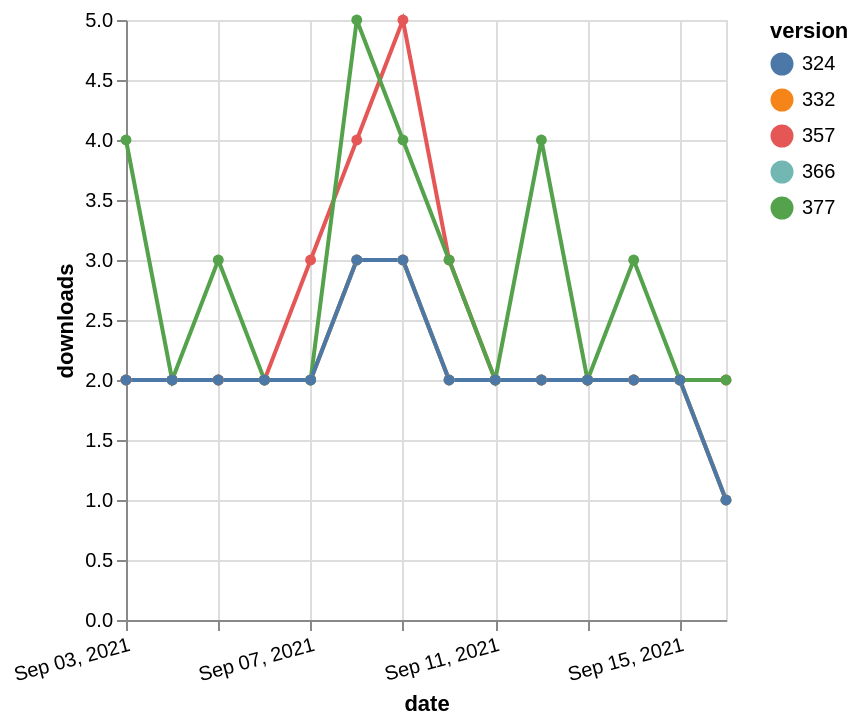

The Vega-Lite source for this figure:
### Vega-Lite specification from a JSON file in a GitHub repository (floating-point values rounded to 4 significant figures)
{"$schema": "https://vega.github.io/schema/vega-lite/v5.json", "description": "A simple bar chart with embedded data.", "data": {"values": [{"date": "2021-09-03", "total": 2380, "delta": 2, "version": "366"}, {"date": "2021-09-04", "total": 2382, "delta": 2, "version": "366"}, {"date": "2021-09-05", "total": 2384, "delta": 2, "version": "366"}, {"date": "2021-09-06", "total": 2386, "delta": 2, "version": "366"}, {"date": "2021-09-07", "total": 2388, "delta": 2, "version": "366"}, {"date": "2021-09-08", "total": 2391, "delta": 3, "version": "366"}, {"date": "2021-09-09", "total": 2394, "delta": 3, "version": "366"}, {"date": "2021-09-10", "total": 2396, "delta": 2, "version": "366"}, {"date": "2021-09-11", "total": 2398, "delta": 2, "version": "366"}, {"date": "2021-09-12", "total": 2400, "delta": 2, "version": "366"}, {"date": "2021-09-13", "total": 2402, "delta": 2, "version": "366"}, {"date": "2021-09-14", "total": 2404, "delta": 2, "version": "366"}, {"date": "2021-09-15", "total": 2406, "delta": 2, "version": "366"}, {"date": "2021-09-16", "total": 2407, "delta": 1, "version": "366"}, {"date": "2021-09-03", "total": 3018, "delta": 2, "version": "357"}, {"date": "2021-09-04", "total": 3020, "delta": 2, "version": "357"}, {"date": "2021-09-05", "total": 3022, "delta": 2, "version": "357"}, {"date": "2021-09-06", "total": 3024, "delta": 2, "version": "357"}, {"date": "2021-09-07", "total": 3027, "delta": 3, "version": "357"}, {"date": "2021-09-08", "total": 3031, "delta": 4, "version": "357"}, {"date": "2021-09-09", "total": 3036, "delta": 5, "version": "357"}, {"date": "2021-09-10", "total": 3039, "delta": 3, "version": "357"}, {"date": "2021-09-11", "total": 3041, "delta": 2, "version": "357"}, {"date": "2021-09-12", "total": 3043, "delta": 2, "version": "357"}, {"date": "2021-09-13", "total": 3045, "delta": 2, "version": "357"}, {"date": "2021-09-14", "total": 3047, "delta": 2, "version": "357"}, {"date": "2021-09-15", "total": 3049, "delta": 2, "version": "357"}, {"date": "2021-09-16", "total": 3051, "delta": 2, "version": "357"}, {"date": "2021-09-03", "total": 2796, "delta": 2, "version": "332"}, {"date": "2021-09-04", "total": 2798, "delta": 2, "version": "332"}, {"date": "2021-09-05", "total": 2800, "delta": 2, "version": "332"}, {"date": "2021-09-06", "total": 2802, "delta": 2, "version": "332"}, {"date": "2021-09-07", "total": 2804, "delta": 2, "version": "332"}, {"date": "2021-09-08", "total": 2807, "delta": 3, "version": "332"}, {"date": "2021-09-09", "total": 2810, "delta": 3, "version": "332"}, {"date": "2021-09-10", "total": 2812, "delta": 2, "version": "332"}, {"date": "2021-09-11", "total": 2814, "delta": 2, "version": "332"}, {"date": "2021-09-12", "total": 2816, "delta": 2, "version": "332"}, {"date": "2021-09-13", "total": 2818, "delta": 2, "version": "332"}, {"date": "2021-09-14", "total": 2820, "delta": 2, "version": "332"}, {"date": "2021-09-15", "total": 2822, "delta": 2, "version": "332"}, {"date": "2021-09-16", "total": 2823, "delta": 1, "version": "332"}, {"date": "2021-09-03", "total": 2432, "delta": 4, "version": "377"}, {"date": "2021-09-04", "total": 2434, "delta": 2, "version": "377"}, {"date": "2021-09-05", "total": 2437, "delta": 3, "version": "377"}, {"date": "2021-09-06", "total": 2439, "delta": 2, "version": "377"}, {"date": "2021-09-07", "total": 2441, "delta": 2, "version": "377"}, {"date": "2021-09-08", "total": 2446, "delta": 5, "version": "377"}, {"date": "2021-09-09", "total": 2450, "delta": 4, "version": "377"}, {"date": "2021-09-10", "total": 2453, "delta": 3, "version": "377"}, {"date": "2021-09-11", "total": 2455, "delta": 2, "version": "377"}, {"date": "2021-09-12", "total": 2459, "delta": 4, "version": "377"}, {"date": "2021-09-13", "total": 2461, "delta": 2, "version": "377"}, {"date": "2021-09-14", "total": 2464, "delta": 3, "version": "377"}, {"date": "2021-09-15", "total": 2466, "delta": 2, "version": "377"}, {"date": "2021-09-16", "total": 2468, "delta": 2, "version": "377"}, {"date": "2021-09-03", "total": 2538, "delta": 2, "version": "324"}, {"date": "2021-09-04", "total": 2540, "delta": 2, "version": "324"}, {"date": "2021-09-05", "total": 2542, "delta": 2, "version": "324"}, {"date": "2021-09-06", "total": 2544, "delta": 2, "version": "324"}, {"date": "2021-09-07", "total": 2546, "delta": 2, "version": "324"}, {"date": "2021-09-08", "total": 2549, "delta": 3, "version": "324"}, {"date": "2021-09-09", "total": 2552, "delta": 3, "version": "324"}, {"date": "2021-09-10", "total": 2554, "delta": 2, "version": "324"}, {"date": "2021-09-11", "total": 2556, "delta": 2, "version": "324"}, {"date": "2021-09-12", "total": 2558, "delta": 2, "version": "324"}, {"date": "2021-09-13", "total": 2560, "delta": 2, "version": "324"}, {"date": "2021-09-14", "total": 2562, "delta": 2, "version": "324"}, {"date": "2021-09-15", "total": 2564, "delta": 2, "version": "324"}, {"date": "2021-09-16", "total": 2565, "delta": 1, "version": "324"}]}, "width": "container", "mark": {"type": "line", "point": {"filled": true}}, "encoding": {"x": {"field": "date", "type": "temporal", "timeUnit": "yearmonthdate", "title": "date", "axis": {"labelAngle": -15}}, "y": {"field": "delta", "type": "quantitative", "title": "downloads"}, "color": {"field": "version", "type": "nominal"}, "tooltip": {"field": "delta"}}}
